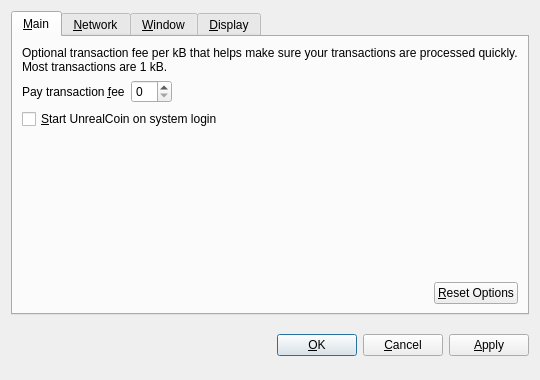
<?xml version="1.0" encoding="UTF-8"?>
<ui version="4.0">
 <class>OptionsDialog</class>
 <widget class="QDialog" name="OptionsDialog">
  <property name="geometry">
   <rect>
    <x>0</x>
    <y>0</y>
    <width>540</width>
    <height>380</height>
   </rect>
  </property>
  <property name="windowTitle">
   <string>Options</string>
  </property>
  <property name="modal">
   <bool>true</bool>
  </property>
  <layout class="QVBoxLayout" name="verticalLayout">
   <item>
    <widget class="QTabWidget" name="tabWidget">
     <property name="tabPosition">
      <enum>QTabWidget::North</enum>
     </property>
     <property name="currentIndex">
      <number>0</number>
     </property>
     <widget class="QWidget" name="tabMain">
      <attribute name="title">
       <string>&amp;Main</string>
      </attribute>
      <layout class="QVBoxLayout" name="verticalLayout_Main">
       <item>
        <widget class="QLabel" name="transactionFeeInfoLabel">
         <property name="text">
          <string>Optional transaction fee per kB that helps make sure your transactions are processed quickly. Most transactions are 1 kB.</string>
         </property>
         <property name="textFormat">
          <enum>Qt::PlainText</enum>
         </property>
         <property name="wordWrap">
          <bool>true</bool>
         </property>
        </widget>
       </item>
       <item>
        <layout class="QHBoxLayout" name="horizontalLayout_1_Main">
         <item>
          <widget class="QLabel" name="transactionFeeLabel">
           <property name="text">
            <string>Pay transaction &amp;fee</string>
           </property>
           <property name="textFormat">
            <enum>Qt::PlainText</enum>
           </property>
           <property name="buddy">
            <cstring>transactionFee</cstring>
           </property>
          </widget>
         </item>
         <item>
          <widget class="BitcoinAmountField" name="transactionFee"/>
         </item>
         <item>
          <spacer name="horizontalSpacer_1_Main">
           <property name="orientation">
            <enum>Qt::Horizontal</enum>
           </property>
           <property name="sizeHint" stdset="0">
            <size>
             <width>40</width>
             <height>20</height>
            </size>
           </property>
          </spacer>
         </item>
        </layout>
       </item>
       <item>
        <widget class="QCheckBox" name="bitcoinAtStartup">
         <property name="toolTip">
          <string>Automatically start UnrealCoin after logging in to the system.</string>
         </property>
         <property name="text">
          <string>&amp;Start UnrealCoin on system login</string>
         </property>
        </widget>
       </item>
       <item>
        <spacer name="verticalSpacer_Main">
         <property name="orientation">
          <enum>Qt::Vertical</enum>
         </property>
         <property name="sizeHint" stdset="0">
          <size>
           <width>20</width>
           <height>40</height>
          </size>
         </property>
        </spacer>
       </item>
       <item>
        <layout class="QHBoxLayout" name="horizontalLayout_2_Main">
         <item>
          <spacer name="horizontalSpacer_2_Main">
           <property name="orientation">
            <enum>Qt::Horizontal</enum>
           </property>
           <property name="sizeHint" stdset="0">
            <size>
             <width>40</width>
             <height>20</height>
            </size>
           </property>
          </spacer>
         </item>
         <item>
          <widget class="QPushButton" name="resetButton">
           <property name="toolTip">
            <string>Reset all client options to default.</string>
           </property>
           <property name="text">
            <string>&amp;Reset Options</string>
           </property>
           <property name="autoDefault">
            <bool>false</bool>
           </property>
          </widget>
         </item>
        </layout>
       </item>
      </layout>
     </widget>
     <widget class="QWidget" name="tabNetwork">
      <attribute name="title">
       <string>&amp;Network</string>
      </attribute>
      <layout class="QVBoxLayout" name="verticalLayout_Network">
       <item>
        <widget class="QCheckBox" name="mapPortUpnp">
         <property name="toolTip">
          <string>Automatically open the UnrealCoin client port on the router. This only works when your router supports UPnP and it is enabled.</string>
         </property>
         <property name="text">
          <string>Map port using &amp;UPnP</string>
         </property>
        </widget>
       </item>
       <item>
        <widget class="QCheckBox" name="connectSocks">
         <property name="toolTip">
          <string>Connect to the UnrealCoin network through a SOCKS proxy (e.g. when connecting through Tor).</string>
         </property>
         <property name="text">
          <string>&amp;Connect through SOCKS proxy:</string>
         </property>
        </widget>
       </item>
       <item>
        <layout class="QHBoxLayout" name="horizontalLayout_Network">
         <item>
          <widget class="QLabel" name="proxyIpLabel">
           <property name="text">
            <string>Proxy &amp;IP:</string>
           </property>
           <property name="textFormat">
            <enum>Qt::PlainText</enum>
           </property>
           <property name="buddy">
            <cstring>proxyIp</cstring>
           </property>
          </widget>
         </item>
         <item>
          <widget class="QValidatedLineEdit" name="proxyIp">
           <property name="maximumSize">
            <size>
             <width>140</width>
             <height>16777215</height>
            </size>
           </property>
           <property name="toolTip">
            <string>IP address of the proxy (e.g. 127.0.0.1)</string>
           </property>
          </widget>
         </item>
         <item>
          <widget class="QLabel" name="proxyPortLabel">
           <property name="text">
            <string>&amp;Port:</string>
           </property>
           <property name="textFormat">
            <enum>Qt::PlainText</enum>
           </property>
           <property name="buddy">
            <cstring>proxyPort</cstring>
           </property>
          </widget>
         </item>
         <item>
          <widget class="QLineEdit" name="proxyPort">
           <property name="maximumSize">
            <size>
             <width>55</width>
             <height>16777215</height>
            </size>
           </property>
           <property name="toolTip">
            <string>Port of the proxy (e.g. 9050)</string>
           </property>
          </widget>
         </item>
         <item>
          <widget class="QLabel" name="socksVersionLabel">
           <property name="text">
            <string>SOCKS &amp;Version:</string>
           </property>
           <property name="textFormat">
            <enum>Qt::PlainText</enum>
           </property>
           <property name="buddy">
            <cstring>socksVersion</cstring>
           </property>
          </widget>
         </item>
         <item>
          <widget class="QValueComboBox" name="socksVersion">
           <property name="toolTip">
            <string>SOCKS version of the proxy (e.g. 5)</string>
           </property>
          </widget>
         </item>
         <item>
          <spacer name="horizontalSpacer_Network">
           <property name="orientation">
            <enum>Qt::Horizontal</enum>
           </property>
           <property name="sizeHint" stdset="0">
            <size>
             <width>40</width>
             <height>20</height>
            </size>
           </property>
          </spacer>
         </item>
        </layout>
       </item>
       <item>
        <spacer name="verticalSpacer_Network">
         <property name="orientation">
          <enum>Qt::Vertical</enum>
         </property>
         <property name="sizeHint" stdset="0">
          <size>
           <width>20</width>
           <height>40</height>
          </size>
         </property>
        </spacer>
       </item>
      </layout>
     </widget>
     <widget class="QWidget" name="tabWindow">
      <attribute name="title">
       <string>&amp;Window</string>
      </attribute>
      <layout class="QVBoxLayout" name="verticalLayout_Window">
       <item>
        <widget class="QCheckBox" name="minimizeToTray">
         <property name="toolTip">
          <string>Show only a tray icon after minimizing the window.</string>
         </property>
         <property name="text">
          <string>&amp;Minimize to the tray instead of the taskbar</string>
         </property>
        </widget>
       </item>
       <item>
        <widget class="QCheckBox" name="minimizeOnClose">
         <property name="toolTip">
          <string>Minimize instead of exit the application when the window is closed. When this option is enabled, the application will be closed only after selecting Quit in the menu.</string>
         </property>
         <property name="text">
          <string>M&amp;inimize on close</string>
         </property>
        </widget>
       </item>
       <item>
        <spacer name="verticalSpacer_Window">
         <property name="orientation">
          <enum>Qt::Vertical</enum>
         </property>
         <property name="sizeHint" stdset="0">
          <size>
           <width>20</width>
           <height>40</height>
          </size>
         </property>
        </spacer>
       </item>
      </layout>
     </widget>
     <widget class="QWidget" name="tabDisplay">
      <attribute name="title">
       <string>&amp;Display</string>
      </attribute>
      <layout class="QVBoxLayout" name="verticalLayout_Display">
       <item>
        <layout class="QHBoxLayout" name="horizontalLayout_1_Display">
         <item>
          <widget class="QLabel" name="langLabel">
           <property name="text">
            <string>User Interface &amp;language:</string>
           </property>
           <property name="textFormat">
            <enum>Qt::PlainText</enum>
           </property>
           <property name="buddy">
            <cstring>lang</cstring>
           </property>
          </widget>
         </item>
         <item>
          <widget class="QValueComboBox" name="lang">
           <property name="toolTip">
            <string>The user interface language can be set here. This setting will take effect after restarting UnrealCoin.</string>
           </property>
          </widget>
         </item>
        </layout>
       </item>
       <item>
        <layout class="QHBoxLayout" name="horizontalLayout_2_Display">
         <item>
          <widget class="QLabel" name="unitLabel">
           <property name="text">
            <string>&amp;Unit to show amounts in:</string>
           </property>
           <property name="textFormat">
            <enum>Qt::PlainText</enum>
           </property>
           <property name="buddy">
            <cstring>unit</cstring>
           </property>
          </widget>
         </item>
         <item>
          <widget class="QValueComboBox" name="unit">
           <property name="toolTip">
            <string>Choose the default subdivision unit to show in the interface and when sending coins.</string>
           </property>
          </widget>
         </item>
        </layout>
       </item>
       <item>
        <widget class="QCheckBox" name="displayAddresses">
         <property name="toolTip">
          <string>Whether to show UnrealCoin addresses in the transaction list or not.</string>
         </property>
         <property name="text">
          <string>&amp;Display addresses in transaction list</string>
         </property>
        </widget>
       </item>
       <item>
        <widget class="QCheckBox" name="coinControlFeatures">
         <property name="toolTip">
          <string>Whether to show coin control features or not.</string>
         </property>
         <property name="text">
          <string>Display coin &amp;control features (experts only!)</string>
         </property>
        </widget>
       </item>
       <item>
        <spacer name="verticalSpacer_Display">
         <property name="orientation">
          <enum>Qt::Vertical</enum>
         </property>
         <property name="sizeHint" stdset="0">
          <size>
           <width>20</width>
           <height>40</height>
          </size>
         </property>
        </spacer>
       </item>
      </layout>
     </widget>
    </widget>
   </item>
   <item>
    <layout class="QHBoxLayout" name="horizontalLayout_Buttons">
     <item>
      <spacer name="horizontalSpacer_1">
       <property name="orientation">
        <enum>Qt::Horizontal</enum>
       </property>
       <property name="sizeHint" stdset="0">
        <size>
         <width>40</width>
         <height>48</height>
        </size>
       </property>
      </spacer>
     </item>
     <item>
      <widget class="QLabel" name="statusLabel">
       <property name="font">
        <font>
         <weight>75</weight>
         <bold>true</bold>
        </font>
       </property>
       <property name="text">
        <string/>
       </property>
       <property name="textFormat">
        <enum>Qt::PlainText</enum>
       </property>
       <property name="wordWrap">
        <bool>true</bool>
       </property>
      </widget>
     </item>
     <item>
      <spacer name="horizontalSpacer_2">
       <property name="orientation">
        <enum>Qt::Horizontal</enum>
       </property>
       <property name="sizeHint" stdset="0">
        <size>
         <width>40</width>
         <height>48</height>
        </size>
       </property>
      </spacer>
     </item>
     <item>
      <widget class="QPushButton" name="okButton">
       <property name="text">
        <string>&amp;OK</string>
       </property>
      </widget>
     </item>
     <item>
      <widget class="QPushButton" name="cancelButton">
       <property name="text">
        <string>&amp;Cancel</string>
       </property>
       <property name="autoDefault">
        <bool>false</bool>
       </property>
      </widget>
     </item>
     <item>
      <widget class="QPushButton" name="applyButton">
       <property name="text">
        <string>&amp;Apply</string>
       </property>
       <property name="autoDefault">
        <bool>false</bool>
       </property>
      </widget>
     </item>
    </layout>
   </item>
  </layout>
 </widget>
 <customwidgets>
  <customwidget>
   <class>BitcoinAmountField</class>
   <extends>QSpinBox</extends>
   <header>bitcoinamountfield.h</header>
  </customwidget>
  <customwidget>
   <class>QValueComboBox</class>
   <extends>QComboBox</extends>
   <header>qvaluecombobox.h</header>
  </customwidget>
  <customwidget>
   <class>QValidatedLineEdit</class>
   <extends>QLineEdit</extends>
   <header>qvalidatedlineedit.h</header>
  </customwidget>
 </customwidgets>
 <resources/>
 <connections/>
</ui>
